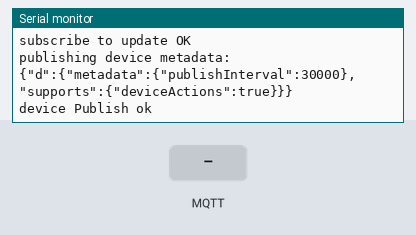
This sketch was run on a simulated ESP8266 (NodeMCU). On the bench: the last lines printed to the serial monitor. The inputs (shaded band) are chosen by the test bench. WiFi joins after 1.5 s; servers stay silent unless stated; no MQTT or app messages arrive unless stated. At 5.8 s the program restarts the board; the recording ends there.

Above: at 2.7 s.
2.8 s: MQTT message "metadata" arrives on the first subscribed topic
At 4.0 s:
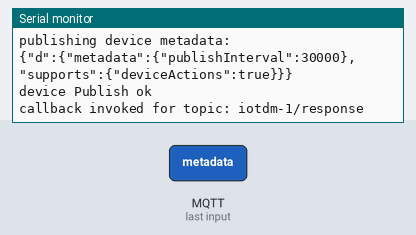
4.3 s: MQTT message "metadata" arrives on the third subscribed topic
At 5.4 s:
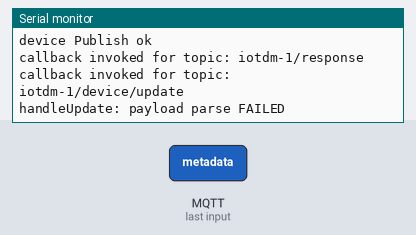

Measured:
- after the input at 2.8 s, the serial monitor: prints a new line at once (image 1)
- after the input at 4.3 s, the serial monitor: prints a new line at once (image 2)

The sketch:

esp2822ibm.ino
```cpp
#include <ESP8266WiFi.h>
#include <PubSubClient.h>
#include <ArduinoJson.h>

//-------- Customise these values -----------
const char* ssid = "<ACT101409743012_5g>";
const char* password = "<24081421>";

#define ORG "<qkcj7f>"
#define DEVICE_TYPE "NodeMCU"
#define DEVICE_ID "123456"
#define TOKEN "12345678"
//-------- Customise the above values --------

char server[] = ORG ".messaging.internetofthings.ibmcloud.com";
char authMethod[] = "use-token-auth";
char token[] = TOKEN;
char clientId[] = "d:" ORG ":" DEVICE_TYPE ":" DEVICE_ID;

const char publishTopic[] = "iot-2/evt/status/fmt/json";
const char responseTopic[] = "iotdm-1/response";
const char manageTopic[] = "iotdevice-1/mgmt/manage";
const char updateTopic[] = "iotdm-1/device/update";
const char rebootTopic[] = "iotdm-1/mgmt/initiate/device/reboot";

void callback(char* topic, byte* payload, unsigned int payloadLength);

WiFiClient wifiClient;
PubSubClient client(server, 1883, callback, wifiClient);

int publishInterval = 30000; // 30 seconds
long lastPublishMillis;

void setup() {
 Serial.begin(115200); Serial.println();

 wifiConnect();
 mqttConnect();
 initManagedDevice();
}

void loop() {
 if (millis() - lastPublishMillis > publishInterval) {
   publishData();
   lastPublishMillis = millis();
 }

 if (!client.loop()) {
   mqttConnect();
   initManagedDevice();
 }
}

void wifiConnect() {
 Serial.print("Connecting to "); Serial.print(ssid);
 WiFi.begin(ssid, password);
 while (WiFi.status() != WL_CONNECTED) {
   delay(500);
   Serial.print(".");
 }
 Serial.print("nWiFi connected, IP address: "); Serial.println(WiFi.localIP());
}

void mqttConnect() {
 if (!!!client.connected()) {
   Serial.print("Reconnecting MQTT client to "); Serial.println(server);
   while (!!!client.connect(clientId, authMethod, token)) {
     Serial.print(".");
     delay(500);
   }
   Serial.println();
 }
}

void initManagedDevice() {
 if (client.subscribe("iotdm-1/response")) {
   Serial.println("subscribe to responses OK");
 } else {
   Serial.println("subscribe to responses FAILED");
 }

 if (client.subscribe(rebootTopic)) {
   Serial.println("subscribe to reboot OK");
 } else {
   Serial.println("subscribe to reboot FAILED");
 }

 if (client.subscribe("iotdm-1/device/update")) {
   Serial.println("subscribe to update OK");
 } else {
   Serial.println("subscribe to update FAILED");
 }

 StaticJsonBuffer<300> jsonBuffer;
 JsonObject& root = jsonBuffer.createObject();
 JsonObject& d = root.createNestedObject("d");
 JsonObject& metadata = d.createNestedObject("metadata");
 metadata["publishInterval"] = publishInterval;
 JsonObject& supports = d.createNestedObject("supports");
 supports["deviceActions"] = true;

 char buff[300];
 root.printTo(buff, sizeof(buff));
 Serial.println("publishing device metadata:"); Serial.println(buff);
 if (client.publish(manageTopic, buff)) {
   Serial.println("device Publish ok");
 } else {
   Serial.print("device Publish failed:");
 }
}

void publishData() {
 String payload = "{\"d\":{\"counter\":";
 payload += millis() / 1000;
 payload += "}}";

 Serial.print("Sending payload: "); Serial.println(payload);

 if (client.publish(publishTopic, (char*) payload.c_str())) {
   Serial.println("Publish OK");
 } else {
   Serial.println("Publish FAILED");
 }
}

void callback(char* topic, byte* payload, unsigned int payloadLength) {
 Serial.print("callback invoked for topic: "); Serial.println(topic);

 if (strcmp (responseTopic, topic) == 0) {
   return; // just print of response for now
 }

 if (strcmp (rebootTopic, topic) == 0) {
   Serial.println("Rebooting...");
   ESP.restart();
 }

 if (strcmp (updateTopic, topic) == 0) {
   handleUpdate(payload);
 }
}

void handleUpdate(byte* payload) {
 StaticJsonBuffer<300> jsonBuffer;
 JsonObject& root = jsonBuffer.parseObject((char*)payload);
 if (!root.success()) {
   Serial.println("handleUpdate: payload parse FAILED");
   return;
 }
 Serial.println("handleUpdate payload:"); root.prettyPrintTo(Serial); Serial.println();

 JsonObject& d = root["d"];
 JsonArray& fields = d["fields"];
 for (JsonArray::iterator it = fields.begin(); it != fields.end(); ++it) {
   JsonObject& field = *it;
   const char* fieldName = field["field"];
   if (strcmp (fieldName, "metadata") == 0) {
     JsonObject& fieldValue = field["value"];
     if (fieldValue.containsKey("publishInterval")) {
       publishInterval = fieldValue["publishInterval"];
       Serial.print("publishInterval:"); Serial.println(publishInterval);
     }
   }
 }
}
```
